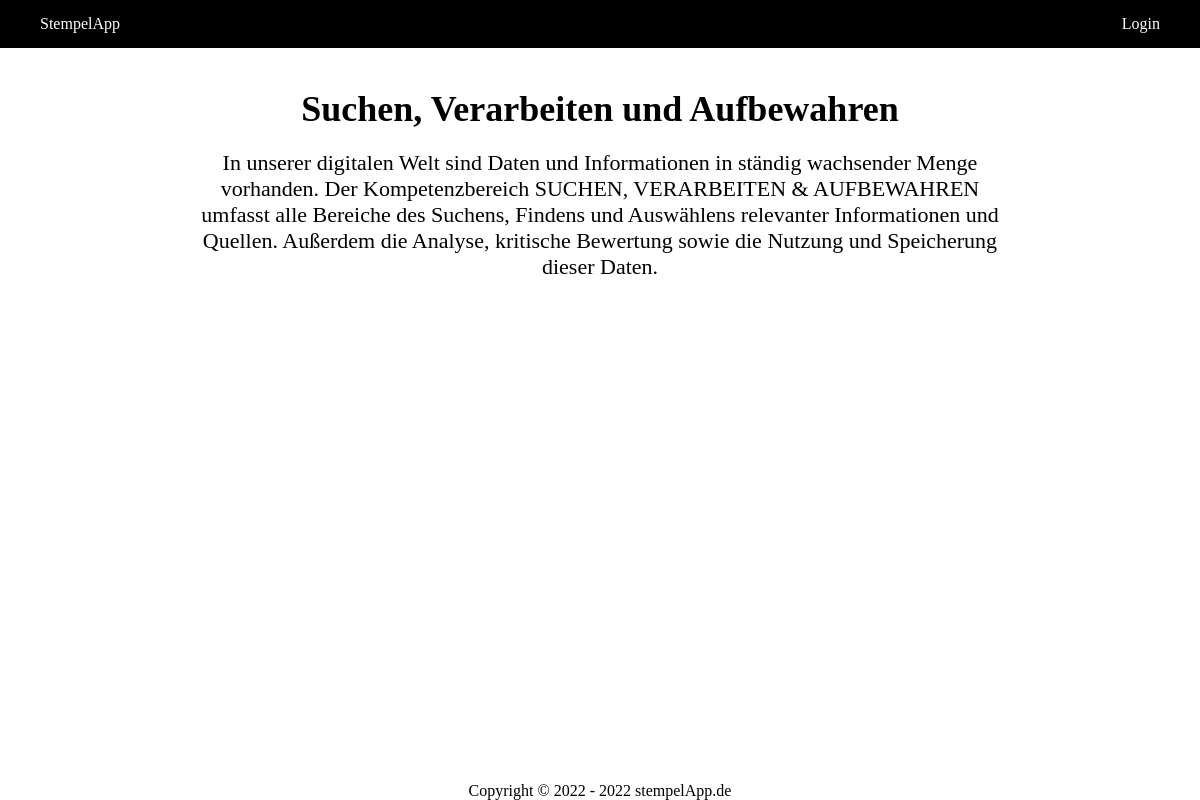
Screenshot of /website/competence.php?id=1 with the database file from the repository.
### tables this page shows
CREATE TABLE Kompetenz (Id INTEGER PRIMARY KEY NOT NULL, Name STRING NOT NULL, Text STRING NOT NULL);

### website/stempelAppManager.php (called while the page is built, shortened)
<?php
$db = new PDO('sqlite:' . dirname(__FILE__) . '/StempelApp.db');
function getCompetenceById($id)
{
    global $db;
    $query =
        'SELECT *
        FROM Kompetenz
        WHERE Id = :id';
    $stmt = $db->prepare($query);
    $stmt->bindParam(":id", $id);
    $stmt->execute();
    return $stmt->fetch();
}

### website/competence.php (the view, shortened to what this page needs)
<?php
require_once "stempelAppManager.php";
$competence = getCompetenceById($_GET["id"]);
?>
<!DOCTYPE html>
<html lang="en" dir="ltr">
<head>
    <link rel="stylesheet" href="css/header.css">
    <link rel="stylesheet" href="css/footer.css">
    <link rel="stylesheet" href="css/config.css">
    <link rel="stylesheet" href="css/competence.css">
</head>
<body>
<?php include 'header.inc.php'; ?>
<div class="text">
    <h1><?= $competence['Name'] ?></h1>
    <p><?= $competence['Text'] ?></p>
</div>
<?php include 'footer.inc.php'; ?>
</body>
</html>

### website/css/config.css (style rules this page uses)
* { margin: 0; padding: 0; border: 0; }
html, body { height: 100%; }

### website/css/competence.css (style rules this page uses)
.text { width: 800px; text-align: center; margin-left: auto; margin-right: auto; }
.text h1 { font-size: 36px; margin-top: 40px; margin-bottom: 20px; }
.text p { font-size: 22px; }

### rows the page displays
kompetenz: Name "Suchen, Verarbeiten und Aufbewahren", Text "In unserer digitalen Welt sind Daten und Informationen in ständig wachsender Menge vorhanden. Der Kompetenzbereich SUCHEN, VERARBEITEN & AUFBEWAHREN umfasst alle Bereiche des Suchens, Findens und Auswählens relevanter Informationen und Quellen. Außerdem die Analyse, kritische Bewertung sowie die Nutzung und Speicherung dieser Daten."
